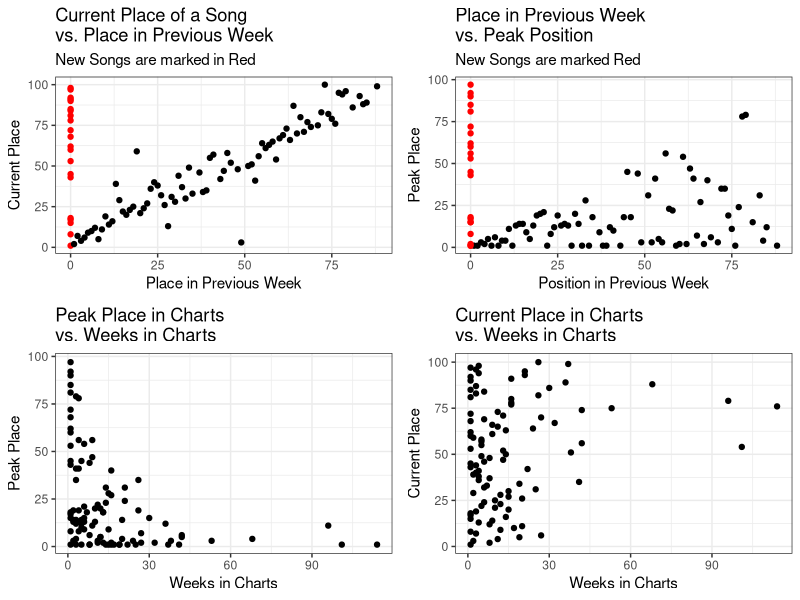
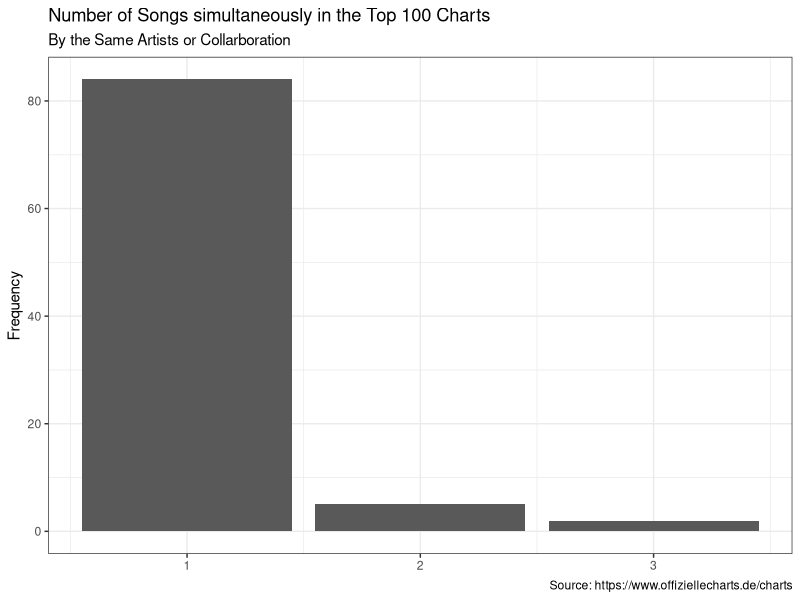
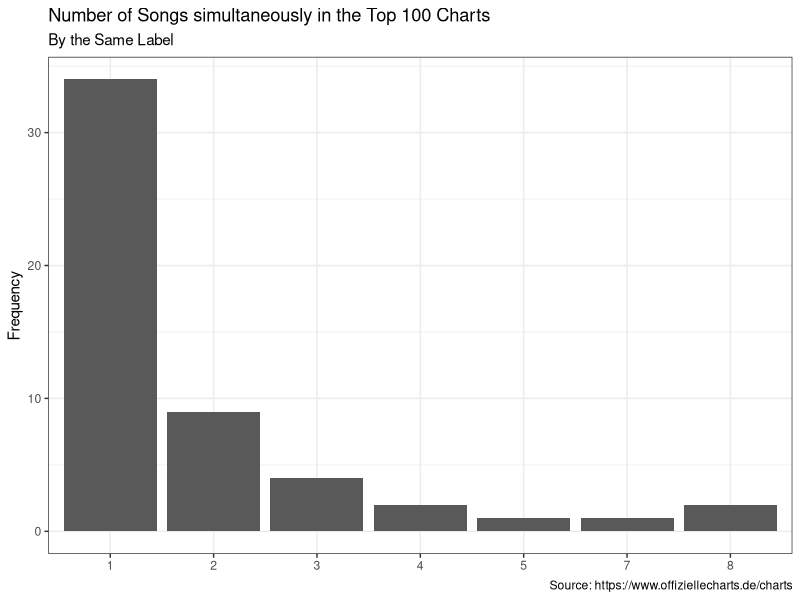

These figures' R source, in order:
## ---- chunk 1
library(ggplot2)
library(gridExtra)
library(readr)
library(dplyr)
chart_scrap <- read_csv('2021-11-10_charts_report.csv')
## ---- chunk 2
#Reporting Figures and Tables
#Scatter Plots
current_v_last <- ggplot(data = chart_scrap,
                                     aes(y = current, x=last_week,
                                     col=ifelse(is.na(last_week), yes = 'NA' , no = 'NonNA')))+
                                      geom_point(aes(y = current, x=last_week_fill),show.legend = F)+
                                      scale_color_manual(values = c('#FF0000','#000000'))+
                                      labs(title = 'Current Place of a Song \nvs. Place in Previous Week',
                                           subtitle = 'New Songs are marked in Red',
                                           y='Current Place', x='Place in Previous Week')+
                                        theme_bw()
weeks_v_peak <- ggplot(data = chart_scrap,
                                             aes(x=weeks_in_charts, y=peak_in_charts))+
                                              geom_point()+
                                              labs(title = 'Peak Place in Charts \nvs. Weeks in Charts',
                                                   x='Weeks in Charts', y='Peak Place')+
                                              theme_bw()
week_v_current <- ggplot(data = chart_scrap, aes(x=weeks_in_charts, y=current))+
                                      geom_point()+
                                      labs(title = 'Current Place in Charts \nvs. Weeks in Charts',
                                           x='Weeks in Charts', y='Current Place')+
                                      theme_bw()
last_v_peak <- ggplot(data = chart_scrap, aes(x=last_week_fill, y=peak_in_charts,
                                                col=ifelse(is.na(last_week), yes = 'NA' , no = 'NonNA')))+
                                    geom_point(show.legend = F)+
                                    labs(title = 'Place in Previous Week \nvs. Peak Position',
                                         subtitle = 'New Songs are marked Red',
                                         x='Position in Previous Week', y='Peak Place')+
                                    scale_color_manual(values = c('#FF0000','#000000'))+
                                    theme_bw()
grid.arrange(current_v_last,last_v_peak, weeks_v_peak,week_v_current, nrow=2)
## ---- chunk 3
chart_scrap%>%
                      count(artist)%>%
                      ggplot(aes(x=n))+
                      geom_bar()+
                      labs(title = 'Number of Songs simultaneously in the Top 100 Charts',
                           subtitle = 'By the Same Artists or Collarboration',
                           y='Frequency',
                           x=NULL,
                           caption = 'Source: https://www.offiziellecharts.de/charts')+
                      theme_bw()
chart_scrap%>%
                        count(artist,sort = T)%>%
                        filter(n>1)%>%
                        knitr::kable()
chart_scrap%>%
                      count(label)%>%
                      ggplot(aes(x=as.factor(n)))+
                      geom_bar()+
                      geom_bar()+
                      labs(title = 'Number of Songs simultaneously in the Top 100 Charts',
                           subtitle = 'By the Same Label',
                           y='Frequency',
                           x=NULL,
                           caption = 'Source: https://www.offiziellecharts.de/charts')+
                      theme_bw()
chart_scrap%>%
                        count(label, sort = T)%>%
                        filter(n>1)%>%
                        knitr::kable()
## ---- chunk 4
#Songs that are currently peaking
chart_scrap%>%
                        filter(current == peak_in_charts)%>%
                        select(artist, title, current)%>%
                        rename(Position = current)%>%
                        knitr::kable()
